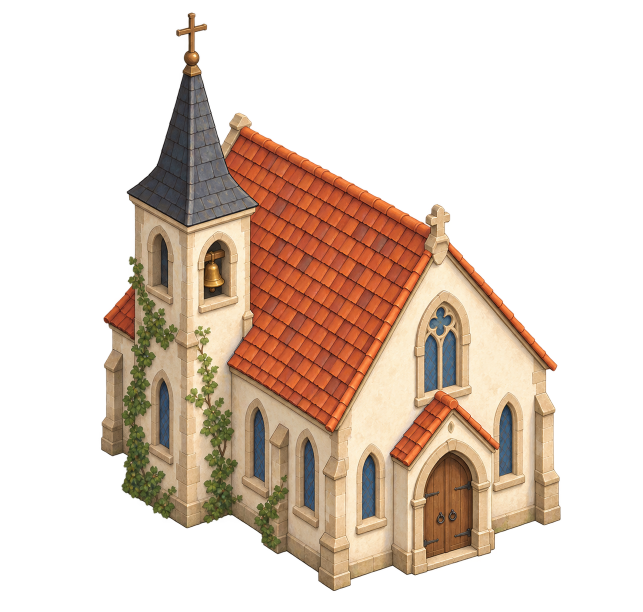
#> input picture output/chapel-2026-09-12/chapel-source.webp, 1286 x 1223 px (shown at 1/2 size)
$ python catalog-chapel.py
#> lines starting #> are read from the running program, lines starting #| are printed output that depends on the picture; after the words box and inside, x2 and y2 are one past the last pixel; in counts of white or black regions, pixels touching at a corner belong together
"""Package the generated chapel sprite into a single-frame atlas.

The chapel is one building, delivered on its own after the 2026-09-11 batch, so it gets a
one-frame atlas rather than being retro-fitted into a grid that is already full. Pixels are
only trimmed and padded here: the art itself is never redrawn or resampled.

    .venv/bin/python scripts/catalog-chapel.py

Requires: pillow, numpy, cwebp on PATH.
"""
from pathlib import Path
from PIL import Image
import json
import subprocess
import numpy as np

ROOT = Path(__file__).resolve().parents[1]
SOURCE = ROOT / 'output' / 'chapel-2026-09-12' / 'chapel-source.webp'
PUBLIC = ROOT / 'public' / 'assets'
MARGIN = 24          # transparent padding kept around the silhouette
LINK = 8             # alpha that counts as visible
ORIGIN = [0.5, 0.86]  # bottom-anchored, matching every other building sprite

image = Image.open(SOURCE).convert('RGBA')
#> image is the input picture: PIL image 1286x1223 RGBA; mean R, G, B, A 94.6, 64.3, 43, 98.6
alpha = np.array(image)[..., 3]
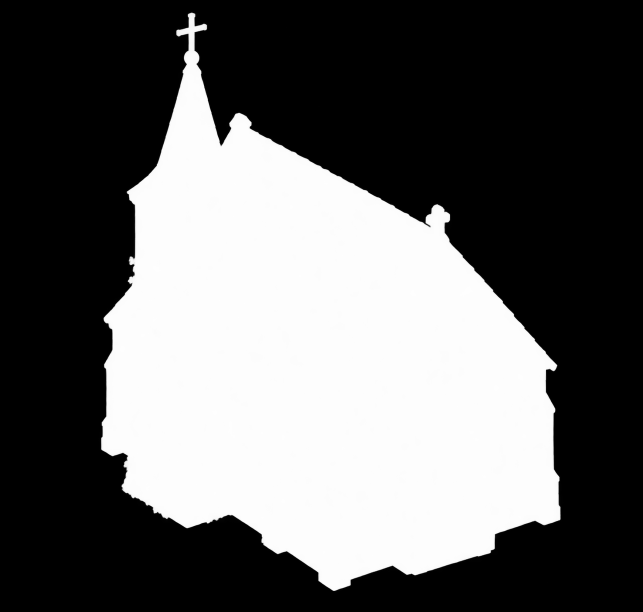
#> alpha: shape (1223, 1286) (shown at 1/2 size); min 0, max 255, mean 98.6
rows = np.where((alpha > LINK).any(axis=1))[0]
#> rows = 1157 values from 25 to 1181
cols = np.where((alpha > LINK).any(axis=0))[0]
#> cols = 921 values from 201 to 1121
assert len(rows) and len(cols), 'the source has no visible pixels'

top, bottom = int(rows.min()), int(rows.max()) + 1
#> top = 25; bottom = 1182
left, right = int(cols.min()), int(cols.max()) + 1
#> left = 201; right = 1122
width = right - left + MARGIN * 2
#> width = 969
height = bottom - top + MARGIN * 2
#> height = 1205

trimmed = Image.new('RGBA', (width, height), (0, 0, 0, 0))
#> trimmed: PIL image 969x1205 RGBA; every value is 0
trimmed.paste(image.crop((left, top, right, bottom)), (MARGIN, MARGIN))
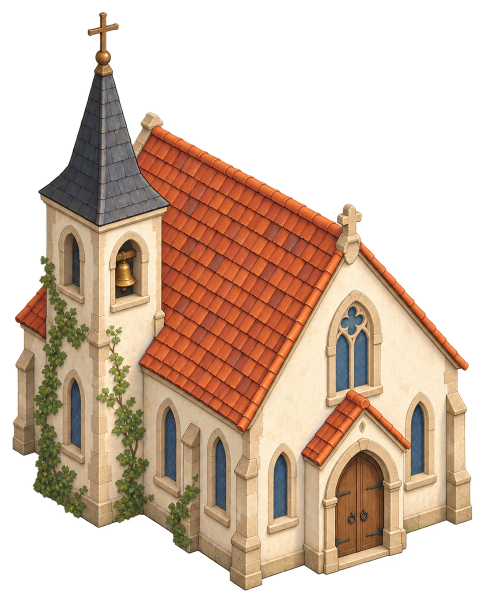
#> trimmed: PIL image 969x1205 RGBA (shown at 1/2 size); mean R, G, B, A 108, 79.9, 55.9, 132.8; transparent parts drawn white

png = PUBLIC / 'chapel.png'
trimmed.save(png)
subprocess.run(['cwebp', '-quiet', '-q', '90', '-alpha_q', '100', str(png), '-o', str(PUBLIC / 'chapel.webp')], check=True)
#> (this line was passed over: subprocess is not available in this run)

# The pivot is the base of the silhouette, measured from solid alpha rather than guessed.
solid = np.array(trimmed)[..., 3] > 48
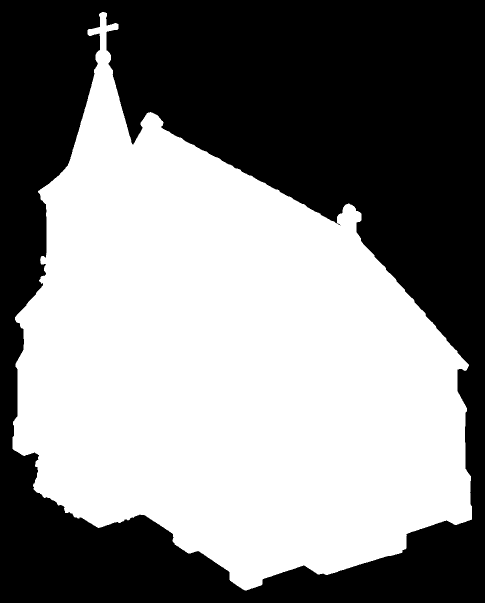
#> solid: shape (1205, 969) bool (shown at 1/2 size); 52.7% white; 1 black region, box (x1, y1, x2, y2) and area: (0, 0, 969, 1205) 552692
feet = np.where(solid.any(axis=1))[0].max()
#> feet = 1180
columns = np.where(solid[feet - 2])[0]
#> columns = [485, 486, 487, 488, 489, 490, 491, 492, 493, 494, 495, 496, 497, 498, 499]
pivot = [round(float((columns.min() + columns.max()) / 2), 2), float(feet)]
#> pivot = [492, 1180]

catalog = {
    'name': 'chapel',
    'label': '教堂',
    'image': '/assets/chapel.webp',
    'width': width,
    'height': height,
    'columns': 1,
    'rows': 1,
    'activeFrames': 1,
    'reservedCells': 0,
    'requestedCanvas': [1024, 1024],
    'requestedGrid': [1, 1],
    'frames': {
        'chapel': {
            'x': 0, 'y': 0, 'w': width, 'h': height, 'row': 0, 'column': 0,
            'contentBounds': [MARGIN, MARGIN, width - MARGIN, height - MARGIN],
            'pivot': pivot,
            'origin': ORIGIN,
        },
    },
    'prompt': 'public/assets/chapel-prompts.json',
    'qa': {
        'alphaPreserved': True,
        'runtimeIntegrated': True,
        'paddedWithTransparentPixels': [width - (right - left), height - (bottom - top)],
        'visiblePixelShare': round(float((alpha > LINK).mean()) * 100, 2),
    },
}
(PUBLIC / 'chapel-frames.json').write_text(json.dumps(catalog, ensure_ascii=False, indent=2) + '\n')
print(f'chapel atlas written: {width}x{height}, pivot {pivot}, visible {catalog["qa"]["visiblePixelShare"]}%')
#| chapel atlas written: 969x1205, pivot [492.0, 1180.0], visible 39.22%
